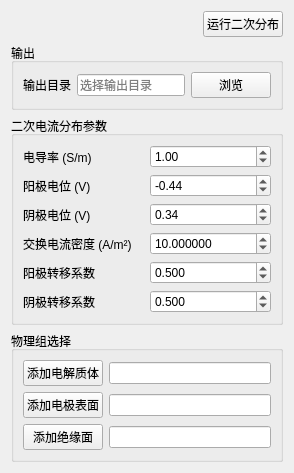
<?xml version="1.0" encoding="UTF-8"?>
<ui version="4.0">
 <class>SecondaryCurrentDistributionWidget</class>
 <widget class="QWidget" name="SecondaryCurrentDistributionWidget">
  <property name="windowTitle">
   <string>二次电流分布</string>
  </property>
  <layout class="QVBoxLayout" name="verticalLayout">
   <item>
    <layout class="QHBoxLayout" name="runLayout">
     <item>
      <spacer name="runSpacer">
       <property name="orientation">
        <enum>Qt::Horizontal</enum>
       </property>
       <property name="sizeHint" stdset="0">
        <size>
         <width>40</width>
         <height>20</height>
        </size>
       </property>
      </spacer>
     </item>
     <item>
      <widget class="QPushButton" name="runPushButton">
       <property name="text">
        <string>运行二次分布</string>
       </property>
      </widget>
     </item>
    </layout>
   </item>
   <item>
    <widget class="QGroupBox" name="meshGroupBox">
     <property name="title">
      <string>输出</string>
     </property>
     <layout class="QGridLayout" name="meshLayout">
      <item row="0" column="0">
       <widget class="QLabel" name="outputLabel">
        <property name="text">
         <string>输出目录</string>
        </property>
       </widget>
      </item>
      <item row="0" column="1">
       <widget class="QLineEdit" name="outputDirLineEdit">
        <property name="placeholderText">
         <string>选择输出目录</string>
        </property>
       </widget>
      </item>
      <item row="0" column="2">
       <widget class="QPushButton" name="outputBrowsePushButton">
        <property name="text">
         <string>浏览</string>
        </property>
       </widget>
      </item>
     </layout>
    </widget>
   </item>
   <item>
    <widget class="QGroupBox" name="parameterGroupBox">
     <property name="title">
      <string>二次电流分布参数</string>
     </property>
     <layout class="QGridLayout" name="paramLayout">
      <item row="0" column="0">
       <widget class="QLabel" name="conductivityLabel">
        <property name="text">
         <string>电导率 (S/m)</string>
        </property>
       </widget>
      </item>
      <item row="0" column="1">
       <widget class="QDoubleSpinBox" name="conductivityDoubleSpinBox">
        <property name="maximum">
         <double>1000000.000000000000000</double>
        </property>
        <property name="value">
         <double>1.000000000000000</double>
        </property>
       </widget>
      </item>
      <item row="1" column="0">
       <widget class="QLabel" name="anodeLabel">
        <property name="text">
         <string>阳极电位 (V)</string>
        </property>
       </widget>
      </item>
      <item row="1" column="1">
       <widget class="QDoubleSpinBox" name="anodePotentialDoubleSpinBox">
        <property name="minimum">
         <double>-1000.000000000000000</double>
        </property>
        <property name="maximum">
         <double>1000.000000000000000</double>
        </property>
        <property name="value">
         <double>-0.440000000000000</double>
        </property>
       </widget>
      </item>
      <item row="2" column="0">
       <widget class="QLabel" name="cathodeLabel">
        <property name="text">
         <string>阴极电位 (V)</string>
        </property>
       </widget>
      </item>
      <item row="2" column="1">
       <widget class="QDoubleSpinBox" name="cathodePotentialDoubleSpinBox">
        <property name="minimum">
         <double>-1000.000000000000000</double>
        </property>
        <property name="maximum">
         <double>1000.000000000000000</double>
        </property>
        <property name="value">
         <double>0.340000000000000</double>
        </property>
       </widget>
      </item>
      <item row="3" column="0">
       <widget class="QLabel" name="exchangeCurrentLabel">
        <property name="text">
         <string>交换电流密度 (A/m²)</string>
        </property>
       </widget>
      </item>
      <item row="3" column="1">
       <widget class="QDoubleSpinBox" name="exchangeCurrentDoubleSpinBox">
        <property name="decimals">
         <number>6</number>
        </property>
        <property name="maximum">
         <double>1000000.000000000000000</double>
        </property>
        <property name="value">
         <double>10.000000000000000</double>
        </property>
       </widget>
      </item>
      <item row="4" column="0">
       <widget class="QLabel" name="anodicCoeffLabel">
        <property name="text">
         <string>阳极转移系数</string>
        </property>
       </widget>
      </item>
      <item row="4" column="1">
       <widget class="QDoubleSpinBox" name="anodicCoeffDoubleSpinBox">
        <property name="decimals">
         <number>3</number>
        </property>
        <property name="maximum">
         <double>1.000000000000000</double>
        </property>
        <property name="singleStep">
         <double>0.010000000000000</double>
        </property>
        <property name="value">
         <double>0.500000000000000</double>
        </property>
       </widget>
      </item>
      <item row="5" column="0">
       <widget class="QLabel" name="cathodicCoeffLabel">
        <property name="text">
         <string>阴极转移系数</string>
        </property>
       </widget>
      </item>
      <item row="5" column="1">
       <widget class="QDoubleSpinBox" name="cathodicCoeffDoubleSpinBox">
        <property name="decimals">
         <number>3</number>
        </property>
        <property name="maximum">
         <double>1.000000000000000</double>
        </property>
        <property name="singleStep">
         <double>0.010000000000000</double>
        </property>
        <property name="value">
         <double>0.500000000000000</double>
        </property>
       </widget>
      </item>
     </layout>
    </widget>
   </item>
   <item>
    <widget class="QGroupBox" name="selectionGroupBox">
     <property name="title">
      <string>物理组选择</string>
     </property>
     <layout class="QGridLayout" name="selectionLayout">
      <item row="0" column="0">
       <widget class="QPushButton" name="electrolytePushButton">
        <property name="text">
         <string>添加电解质体</string>
        </property>
       </widget>
      </item>
      <item row="0" column="1">
       <widget class="QLineEdit" name="electrolyteLineEdit">
        <property name="readOnly">
         <bool>true</bool>
        </property>
       </widget>
      </item>
      <item row="1" column="0">
       <widget class="QPushButton" name="electrodeSurfacePushButton">
        <property name="text">
         <string>添加电极表面</string>
        </property>
       </widget>
      </item>
      <item row="1" column="1">
       <widget class="QLineEdit" name="electrodeLineEdit">
        <property name="readOnly">
         <bool>true</bool>
        </property>
       </widget>
      </item>
      <item row="2" column="0">
       <widget class="QPushButton" name="insulationPushButton">
        <property name="text">
         <string>添加绝缘面</string>
        </property>
       </widget>
      </item>
      <item row="2" column="1">
       <widget class="QLineEdit" name="insulationLineEdit">
        <property name="readOnly">
         <bool>true</bool>
        </property>
       </widget>
      </item>
     </layout>
    </widget>
   </item>
  </layout>
 </widget>
 <resources/>
 <connections/>
</ui>
